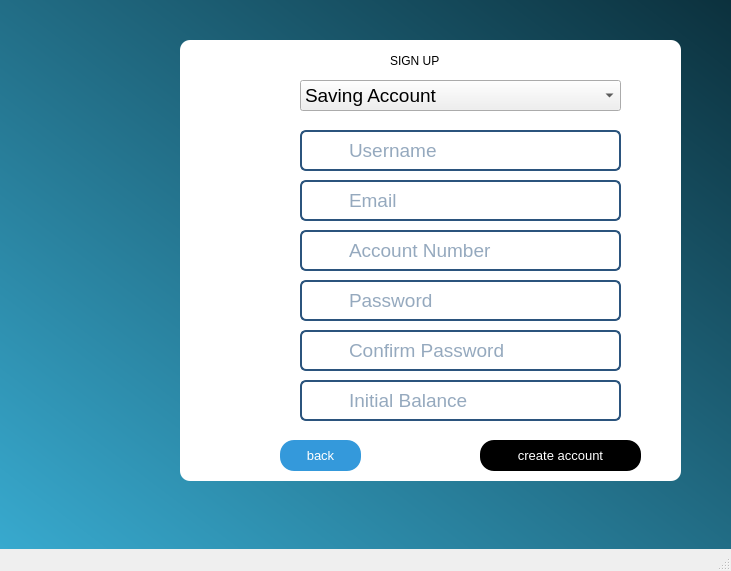
<?xml version="1.0" encoding="UTF-8"?>
<ui version="4.0">
 <class>signupwindow</class>
 <widget class="QMainWindow" name="signupwindow">
  <property name="geometry">
   <rect>
    <x>0</x>
    <y>0</y>
    <width>731</width>
    <height>571</height>
   </rect>
  </property>
  <property name="windowTitle">
   <string>MainWindow</string>
  </property>
  <widget class="QWidget" name="centralwidget">
   <widget class="QLabel" name="label">
    <property name="geometry">
     <rect>
      <x>-4</x>
      <y>-9</y>
      <width>741</width>
      <height>561</height>
     </rect>
    </property>
    <property name="styleSheet">
     <string notr="true">QLabel{
background:qlineargradient(x1:1,y1:0,x2:0,y2:1,stop:0#0b2f3b,stop:1#38aacf);
}</string>
    </property>
    <property name="text">
     <string/>
    </property>
   </widget>
   <widget class="QLabel" name="label_2">
    <property name="geometry">
     <rect>
      <x>40</x>
      <y>40</y>
      <width>211</width>
      <height>441</height>
     </rect>
    </property>
    <property name="styleSheet">
     <string notr="true">border-radius:10px;</string>
    </property>
    <property name="text">
     <string/>
    </property>
    <property name="pixmap">
     <pixmap resource="images.qrc">:/new/prefix1/images/create your account &amp; Start Saving Today!.png</pixmap>
    </property>
    <property name="scaledContents">
     <bool>true</bool>
    </property>
   </widget>
   <widget class="QLabel" name="label_3">
    <property name="geometry">
     <rect>
      <x>180</x>
      <y>40</y>
      <width>501</width>
      <height>441</height>
     </rect>
    </property>
    <property name="font">
     <font>
      <family>Microsoft Sans Serif</family>
      <pointsize>14</pointsize>
     </font>
    </property>
    <property name="styleSheet">
     <string notr="true">QLabel{
background-color:white;
border-radius:10px;
}
</string>
    </property>
    <property name="text">
     <string/>
    </property>
   </widget>
   <widget class="QPushButton" name="backbtn">
    <property name="geometry">
     <rect>
      <x>280</x>
      <y>440</y>
      <width>81</width>
      <height>31</height>
     </rect>
    </property>
    <property name="font">
     <font>
      <family>Microsoft Sans Serif</family>
      <pointsize>10</pointsize>
      <italic>false</italic>
      <bold>false</bold>
     </font>
    </property>
    <property name="styleSheet">
     <string notr="true">QPushButton{
font: 10pt &quot;Microsoft Sans Serif&quot;;
background-color:#3499db;
color:white;
border-radius:14px;
padding:7px 14px;
}
QPushButton:hover{
background-color:rgb(41, 128, 185);
}
QPushButton:pressed{
background-color:rgb(31, 97, 141);
}</string>
    </property>
    <property name="text">
     <string>back</string>
    </property>
   </widget>
   <widget class="QLabel" name="label_4">
    <property name="geometry">
     <rect>
      <x>390</x>
      <y>50</y>
      <width>161</width>
      <height>21</height>
     </rect>
    </property>
    <property name="styleSheet">
     <string notr="true">QLabel{
background-color:white;
font: 700 20pt &quot;Arial&quot;;
color:BLACK;}</string>
    </property>
    <property name="text">
     <string>SIGN UP</string>
    </property>
   </widget>
   <widget class="QLineEdit" name="username">
    <property name="geometry">
     <rect>
      <x>300</x>
      <y>130</y>
      <width>321</width>
      <height>41</height>
     </rect>
    </property>
    <property name="font">
     <font>
      <family>Microsoft Sans Serif</family>
      <pointsize>14</pointsize>
     </font>
    </property>
    <property name="styleSheet">
     <string notr="true">QLineEdit{

background-color: rgb(255, 255, 255);
color:rgb(43, 84, 125);
border:2px solid rgb(43, 84, 125);
padding:5px;
border-radius:6px;
padding-left:45px;
}
QLineEdit:hover{
border:2px solid rgb(29, 61, 92);
background-color:rgb(226, 230, 235);
}
QLineEdit:focus{
border:2px solid rgb(0, 0, 119);
background-color:white;
outline:none;
}</string>
    </property>
    <property name="text">
     <string/>
    </property>
    <property name="placeholderText">
     <string>Username</string>
    </property>
   </widget>
   <widget class="QLineEdit" name="accountnumber">
    <property name="geometry">
     <rect>
      <x>300</x>
      <y>230</y>
      <width>321</width>
      <height>41</height>
     </rect>
    </property>
    <property name="font">
     <font>
      <family>Microsoft Sans Serif</family>
      <pointsize>14</pointsize>
     </font>
    </property>
    <property name="styleSheet">
     <string notr="true">QLineEdit{

background-color: rgb(255, 255, 255);
color:rgb(43, 84, 125);
border:2px solid rgb(43, 84, 125);
padding:5px;
border-radius:6px;
padding-left:45px;
}
QLineEdit:hover{
border:2px solid rgb(29, 61, 92);
background-color:rgb(226, 230, 235);
}
QLineEdit:focus{
border:2px solid rgb(0, 0, 119);
background-color:white;
outline:none;
}</string>
    </property>
    <property name="text">
     <string/>
    </property>
    <property name="placeholderText">
     <string>Account Number</string>
    </property>
   </widget>
   <widget class="QLineEdit" name="confirmpassword">
    <property name="geometry">
     <rect>
      <x>300</x>
      <y>330</y>
      <width>321</width>
      <height>41</height>
     </rect>
    </property>
    <property name="font">
     <font>
      <family>Microsoft Sans Serif</family>
      <pointsize>14</pointsize>
     </font>
    </property>
    <property name="styleSheet">
     <string notr="true">QLineEdit{

background-color: rgb(255, 255, 255);
color:rgb(43, 84, 125);
border:2px solid rgb(43, 84, 125);
padding:5px;
border-radius:6px;
padding-left:45px;
}
QLineEdit:hover{
border:2px solid rgb(29, 61, 92);
background-color:rgb(226, 230, 235);
}
QLineEdit:focus{
border:2px solid rgb(0, 0, 119);
background-color:white;
outline:none;
}</string>
    </property>
    <property name="text">
     <string/>
    </property>
    <property name="echoMode">
     <enum>QLineEdit::EchoMode::Password</enum>
    </property>
    <property name="placeholderText">
     <string>Confirm Password</string>
    </property>
   </widget>
   <widget class="QLineEdit" name="password">
    <property name="geometry">
     <rect>
      <x>300</x>
      <y>280</y>
      <width>321</width>
      <height>41</height>
     </rect>
    </property>
    <property name="font">
     <font>
      <family>Microsoft Sans Serif</family>
      <pointsize>14</pointsize>
     </font>
    </property>
    <property name="styleSheet">
     <string notr="true">QLineEdit{

background-color: rgb(255, 255, 255);
color:rgb(43, 84, 125);
border:2px solid rgb(43, 84, 125);
padding:5px;
border-radius:6px;
padding-left:45px;
}
QLineEdit:hover{
border:2px solid rgb(29, 61, 92);
background-color:rgb(226, 230, 235);
}
QLineEdit:focus{
border:2px solid rgb(0, 0, 119);
background-color:white;
outline:none;
}</string>
    </property>
    <property name="text">
     <string/>
    </property>
    <property name="echoMode">
     <enum>QLineEdit::EchoMode::Password</enum>
    </property>
    <property name="placeholderText">
     <string>Password</string>
    </property>
   </widget>
   <widget class="QLineEdit" name="email">
    <property name="geometry">
     <rect>
      <x>300</x>
      <y>180</y>
      <width>321</width>
      <height>41</height>
     </rect>
    </property>
    <property name="font">
     <font>
      <family>Microsoft Sans Serif</family>
      <pointsize>14</pointsize>
     </font>
    </property>
    <property name="styleSheet">
     <string notr="true">QLineEdit{

background-color: rgb(255, 255, 255);
color:rgb(43, 84, 125);
border:2px solid rgb(43, 84, 125);
padding:5px;
border-radius:6px;
padding-left:45px;
}
QLineEdit:hover{
border:2px solid rgb(29, 61, 92);
background-color:rgb(226, 230, 235);
}
QLineEdit:focus{
border:2px solid rgb(0, 0, 119);
background-color:white;
outline:none;
}</string>
    </property>
    <property name="text">
     <string/>
    </property>
    <property name="placeholderText">
     <string>Email</string>
    </property>
   </widget>
   <widget class="QLineEdit" name="initialbalance">
    <property name="geometry">
     <rect>
      <x>300</x>
      <y>380</y>
      <width>321</width>
      <height>41</height>
     </rect>
    </property>
    <property name="font">
     <font>
      <family>Microsoft Sans Serif</family>
      <pointsize>14</pointsize>
     </font>
    </property>
    <property name="styleSheet">
     <string notr="true">QLineEdit{

background-color: rgb(255, 255, 255);
color:rgb(43, 84, 125);
border:2px solid rgb(43, 84, 125);
padding:5px;
padding-left:45px;
border-radius:6px;
}
QLineEdit:hover{
border:2px solid rgb(29, 61, 92);
background-color:rgb(226, 230, 235);
}
QLineEdit:focus{
border:2px solid rgb(0, 0, 119);
background-color:white;
outline:none;
}</string>
    </property>
    <property name="text">
     <string/>
    </property>
    <property name="placeholderText">
     <string>Initial Balance</string>
    </property>
   </widget>
   <widget class="QComboBox" name="acctype">
    <property name="geometry">
     <rect>
      <x>300</x>
      <y>80</y>
      <width>321</width>
      <height>31</height>
     </rect>
    </property>
    <property name="font">
     <font>
      <family>Microsoft Sans Serif</family>
      <pointsize>14</pointsize>
     </font>
    </property>
    <item>
     <property name="text">
      <string>Saving Account</string>
     </property>
    </item>
    <item>
     <property name="text">
      <string>Checking Account</string>
     </property>
    </item>
   </widget>
   <widget class="QPushButton" name="createbtn">
    <property name="geometry">
     <rect>
      <x>480</x>
      <y>440</y>
      <width>161</width>
      <height>31</height>
     </rect>
    </property>
    <property name="font">
     <font>
      <family>Microsoft Sans Serif</family>
      <pointsize>10</pointsize>
      <italic>false</italic>
      <bold>false</bold>
     </font>
    </property>
    <property name="styleSheet">
     <string notr="true">QPushButton{
font: 10pt &quot;Microsoft Sans Serif&quot;;
background-color:BLACK;
color:white;
border-radius:14px;
padding:7px 14px;
}
QPushButton:hover{
background-color:grey;
}
QPushButton:pressed{
background-color:grey;
}</string>
    </property>
    <property name="text">
     <string>create account</string>
    </property>
   </widget>
   <widget class="QLabel" name="label_13">
    <property name="geometry">
     <rect>
      <x>680</x>
      <y>480</y>
      <width>51</width>
      <height>51</height>
     </rect>
    </property>
    <property name="text">
     <string/>
    </property>
    <property name="pixmap">
     <pixmap resource="images.qrc">:/new/prefix1/images/wmremove-transformed.png</pixmap>
    </property>
    <property name="scaledContents">
     <bool>true</bool>
    </property>
   </widget>
   <widget class="QLabel" name="label_5">
    <property name="geometry">
     <rect>
      <x>310</x>
      <y>140</y>
      <width>21</width>
      <height>21</height>
     </rect>
    </property>
    <property name="styleSheet">
     <string notr="true">background-color:none;</string>
    </property>
    <property name="text">
     <string/>
    </property>
    <property name="pixmap">
     <pixmap resource="images.qrc">:/new/prefix1/images/signup_username_icon.png</pixmap>
    </property>
    <property name="scaledContents">
     <bool>true</bool>
    </property>
   </widget>
   <widget class="QLabel" name="label_6">
    <property name="geometry">
     <rect>
      <x>310</x>
      <y>190</y>
      <width>21</width>
      <height>21</height>
     </rect>
    </property>
    <property name="styleSheet">
     <string notr="true">background-color:none;</string>
    </property>
    <property name="text">
     <string/>
    </property>
    <property name="pixmap">
     <pixmap resource="images.qrc">:/new/prefix1/images/signup_email_icon.png</pixmap>
    </property>
    <property name="scaledContents">
     <bool>true</bool>
    </property>
   </widget>
   <widget class="QLabel" name="label_7">
    <property name="geometry">
     <rect>
      <x>310</x>
      <y>290</y>
      <width>20</width>
      <height>20</height>
     </rect>
    </property>
    <property name="styleSheet">
     <string notr="true">background-color:none;</string>
    </property>
    <property name="text">
     <string/>
    </property>
    <property name="pixmap">
     <pixmap resource="images.qrc">:/new/prefix1/images/signup_password_icon.png</pixmap>
    </property>
    <property name="scaledContents">
     <bool>true</bool>
    </property>
   </widget>
   <widget class="QLabel" name="label_8">
    <property name="geometry">
     <rect>
      <x>310</x>
      <y>340</y>
      <width>21</width>
      <height>21</height>
     </rect>
    </property>
    <property name="styleSheet">
     <string notr="true">background-color:none;</string>
    </property>
    <property name="text">
     <string/>
    </property>
    <property name="pixmap">
     <pixmap resource="images.qrc">:/new/prefix1/images/signup_confirm_pass_icon.png</pixmap>
    </property>
    <property name="scaledContents">
     <bool>true</bool>
    </property>
   </widget>
   <widget class="QLabel" name="label_9">
    <property name="geometry">
     <rect>
      <x>310</x>
      <y>390</y>
      <width>21</width>
      <height>21</height>
     </rect>
    </property>
    <property name="styleSheet">
     <string notr="true">background-color:none;</string>
    </property>
    <property name="text">
     <string/>
    </property>
    <property name="pixmap">
     <pixmap resource="images.qrc">:/new/prefix1/images/signup_balance_icon.png</pixmap>
    </property>
    <property name="scaledContents">
     <bool>true</bool>
    </property>
   </widget>
   <widget class="QLabel" name="label_10">
    <property name="geometry">
     <rect>
      <x>310</x>
      <y>240</y>
      <width>20</width>
      <height>21</height>
     </rect>
    </property>
    <property name="styleSheet">
     <string notr="true">background-color:none;</string>
    </property>
    <property name="text">
     <string/>
    </property>
    <property name="pixmap">
     <pixmap resource="images.qrc">:/new/prefix1/images/person_16282718.png</pixmap>
    </property>
    <property name="scaledContents">
     <bool>true</bool>
    </property>
   </widget>
   <zorder>label</zorder>
   <zorder>label_3</zorder>
   <zorder>label_2</zorder>
   <zorder>backbtn</zorder>
   <zorder>label_4</zorder>
   <zorder>username</zorder>
   <zorder>accountnumber</zorder>
   <zorder>confirmpassword</zorder>
   <zorder>password</zorder>
   <zorder>email</zorder>
   <zorder>initialbalance</zorder>
   <zorder>acctype</zorder>
   <zorder>createbtn</zorder>
   <zorder>label_13</zorder>
   <zorder>label_5</zorder>
   <zorder>label_6</zorder>
   <zorder>label_7</zorder>
   <zorder>label_8</zorder>
   <zorder>label_9</zorder>
   <zorder>label_10</zorder>
  </widget>
  <widget class="QMenuBar" name="menubar">
   <property name="geometry">
    <rect>
     <x>0</x>
     <y>0</y>
     <width>731</width>
     <height>21</height>
    </rect>
   </property>
  </widget>
  <widget class="QStatusBar" name="statusbar"/>
 </widget>
 <resources>
  <include location="images.qrc"/>
 </resources>
 <connections/>
</ui>
